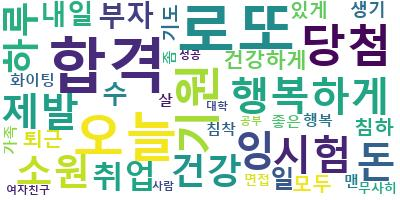

Generate this figure with Python:
import csv
import requests
from bs4 import BeautifulSoup
from wordcloud import WordCloud
from konlpy.tag import Twitter
from collections import Counter
import pandas as pd
import numpy as np
import matplotlib.pyplot as plt
from utils import createDirectory, createFilename, rel2absTime
from tqdm import tqdm

#소원의돌 스크래핑
def wishScraping(year, month):
    board_name = "소원의돌"
    dirname = "C:/Users/KimJihong/Desktop/김지홍/개발/침하하/DB/소원의돌/{}/{}".format(year, month)
    if month == 1 or 3 or 5 or 7 or 8 or 10 or 12:
        days = range(1, 32)
    elif month == 2:
        days = range(1,29)
    else:
        days = range(1,31)

    for day in tqdm(days, desc='{}월 소원의돌 수집중'.format(month)):
        #csv 파일 해더 입력
        filename = createFilename(board_name,year,month,day,"csv")
        createDirectory(dirname)
        f = open(filename, "w", encoding="utf-8-sig", newline="")
        writer = csv.writer(f)
        row_title = ['number', 'nickname', 'wish', 'point', 'continuity', 'total']
        writer.writerow(row_title)
        
        #url 주소 입력
        if day < 10:
            if month < 10:
                url = "https://chimhaha.net/check?date={}-0{}-0{}".format(year, month, day)
            else:
                url = "https://chimhaha.net/check?date={}-{}-0{}".format(year, month, day)
        else:
            if month < 10:
                url = "https://chimhaha.net/check?date={}-0{}-{}".format(year, month, day)
            else:
                url = "https://chimhaha.net/check?date={}-{}-{}".format(year, month, day)

        res = requests.get(url)
        res.raise_for_status()
        soup = BeautifulSoup(res.text, "lxml")
        items = soup.find_all("div", attrs={"class":"item"})
        #하루에 빌어진 소원들 입력
        for item in tqdm(items, desc='{}월 {}일 소원의돌 수집중'.format(month,day)):
            number = item.find("div", attrs={"class":"number"}).get_text()[:-1]
            nickname = item.find("div", attrs={"class":"nickName"}).get_text()
            wish = item.find("div", attrs={"class":"comment"}).get_text()
            point = item.find("div", attrs={"class":"point"}).get_text()[:-1]
            continuity = item.find("div", attrs={"class":"continue"}).get_text()[:-2]
            total = item.find("div", attrs={"class":"total"}).get_text()[1:-1]      
            data = [number, nickname, wish, point, continuity, total]
            writer.writerow(data)

#소원의돌 일자별 데이터 월별로 병합
def wishConcat(year, month):
    if month == 1 or 3 or 5 or 7 or 8 or 10 or 12:
        days = range(1, 32)
    elif month == 2:
        days = range(1,29)
    else:
        days = range(1,31)

    df_all = pd.DataFrame()

    for day in tqdm(days, desc='{}월 소원의돌 병합중'.format(month)):
        filename = createFilename("소원의돌",year,month,day,"csv")
        df_wish = pd.read_csv(filename)
        df_wish['date'] = "{}.{}.{}".format(year, month, day)
        df_all = pd.concat([df_all, df_wish])

    if month < 10:
        str_month = "0"+ str(month)
    else:
        str_month =str(month)
    df_all.to_csv("C:/Users/KimJihong/Desktop/김지홍/개발/침하하/DB/소원의돌/{}/{}/{}{}_소원의돌.csv".format(year, month, year, str_month), mode='w',index=False)

#열혈 접속자 기도를 해당월 마지막일 기준으로 스크래핑
def wishLoyal(year, month):
    if month < 10:
        str_month = "0"+ str(month)
    else:
        str_month =str(month)
    df_wish = pd.read_csv("C:/Users/KimJihong/Desktop/김지홍/개발/침하하/DB/소원의돌/{}/{}/{}{}_소원의돌.csv".format(year, month, year, str_month))
    nicknames = df_wish['nickname'].unique()
    # 연속 기도, 누적 기도 수 입력
    for nickname in tqdm(nicknames, desc='유저 정보 생성 중'):
        df_single_user = df_wish[df_wish['nickname'] == nickname].sort_values(by='date')
        dates = df_single_user['date'].unique()
        for date in dates:
            day = int(date.split('.')[2])
            if date == dates[0]:
                continuity = 1
                total = 1
            else:
                total += 1
            if "{}.{}.{}".format(year, month, day-1) in dates:
                continuity += 1
            else:
                continuity = 1
            df_wish.loc[(df_wish['nickname'] == nickname) & (df_wish['date'] == date), 'continuity'] = continuity
            df_wish.loc[(df_wish['nickname'] == nickname) & (df_wish['date'] == date), 'total'] = total
    # 유저 정보 생성
    df_user = pd.DataFrame()
    df_user['nickname'] = nicknames
    for nickname in tqdm(nicknames, '연속/누적 기도 계산 중'):
        df_user.loc[df_user['nickname'] == nickname, 'total'] = np.max(df_wish[df_wish['nickname'] == nickname]['total'])
        df_user.loc[df_user['nickname'] == nickname, 'continuity'] = np.max(df_wish[df_wish['nickname'] == nickname]['continuity'])
    dirname = 'C:/Users/KimJihong/Desktop/김지홍/개발/침하하/DA/소원의돌/{}/{}'.format(year, month)
    createDirectory(dirname)
    df_user.to_csv("C:/Users/KimJihong/Desktop/김지홍/개발/침하하/DA/소원의돌/{}/{}/{}{}_소원의돌_user.csv".format(year,month,year,month), mode='w', index=False)

    #열혈 유저 정보 생성
    if month == 1 or 3 or 5 or 7 or 8 or 10 or 12:
        full_month = 31
    elif month == 2:
        full_month = 28
    else:
        full_month = 30
    df_loyal_users = df_user[df_user['total'] == full_month]
    nicknames = df_loyal_users['nickname']
    for nickname in nicknames:
        df_loyal_users.loc[df_loyal_users['nickname'] == nickname, 'order'] = np.mean(df_wish[df_wish['nickname'] == nickname]['number'])
    if month == 1 or 3 or 5 or 7 or 8 or 10 or 12:
        url = "https://chimhaha.net/check?date={}-{}-31".format(year, str_month)
    elif month == 2:
        url = "https://chimhaha.net/check?date={}-{}-28".format(year, str_month)
    else:
        rl = "https://chimhaha.net/check?date={}-{}-30".format(year, str_month)
    res = requests.get(url)

    res.raise_for_status()
    soup = BeautifulSoup(res.text, "lxml")
    items = soup.find_all("div", attrs={"class":"item"})
    for item in tqdm(items, '열혈 유저 정보 수집 중'):
        number = item.find("div", attrs={"class":"number"}).get_text()[:-1]
        nickname = item.find("div", attrs={"class":"nickName"}).get_text().strip()
        wish = item.find("div", attrs={"class":"comment"}).get_text()
        point = item.find("div", attrs={"class":"point"}).get_text()[:-1]
        continuity = item.find("div", attrs={"class":"continue"}).get_text()[:-2]
        total = item.find("div", attrs={"class":"total"}).get_text()[1:-1]      
        
        if(df_loyal_users['nickname'].isin([nickname]).any()):
            df_loyal_users.loc[df_loyal_users['nickname'] == nickname, 'wish'] = wish

    df_loyal_users.to_csv("C:/Users/KimJihong/Desktop/김지홍/개발/침하하/DA/소원의돌/{}/{}/{}{}_소원의돌_loyaluser.csv".format(year,month,year,month), mode='w', index=False)

#해당월 소원의 돌 워드클라우드 일자별, 월별로 생성
def wishCloud(year, month):
    if month == 1 or 3 or 5 or 7 or 8 or 10 or 12:
        days = range(1, 32)
    elif month == 2:
        days = range(1,29)
    else:
        days = range(1,31)
    text_month=''

    for day in tqdm(days, desc='{}월 소원의돌 wordcloud 생성중'.format(month)):
        filename = createFilename("소원의돌",year,month,day,"csv")
        wishes = pd.read_csv(filename)['wish']
        text =""
        for wish in wishes:
            text = text + str(wish)
        
        text_month = text_month + text

        twitter = Twitter()

        # twitter함수를 통해 읽어들인 내용의 형태소를 분석한다.
        sentences_tag = []
        sentences_tag = twitter.pos(text) 

        noun_adj_list = []


        # tag가 명사이거나 형용사인 단어들만 noun_adj_list에 넣어준다.
        for word, tag in sentences_tag:
            if tag in ['Noun' , 'Adjective']: 
                noun_adj_list.append(word)


        # 가장 많이 나온 단어부터 40개를 저장한다.
        counts = Counter(noun_adj_list)
        tags = counts.most_common(40) 


        # WordCloud를 생성한다.
        # 한글을 분석하기위해 font를 한글로 지정해주어야 된다. macOS는 .otf , window는 .ttf 파일의 위치를
        # 지정해준다. (ex. '/Font/GodoM.otf')
        wc = WordCloud(font_path='C:/Windows/Fonts/맑은 고딕/malgunbd.ttf',background_color="white", max_font_size=60)
        cloud = wc.generate_from_frequencies(dict(tags))


        # 생성된 WordCloud를 test.jpg로 보낸다.
        cloud.to_file(filename[:-4]+"_cloud.jpg")
        print("{}day finish!".format(day))




    # 월단위 cloud 작성
    twitter = Twitter()

    # twitter함수를 통해 읽어들인 내용의 형태소를 분석한다.
    sentences_tag = []
    sentences_tag = twitter.pos(text_month) 

    noun_adj_list = []


    # tag가 명사이거나 형용사인 단어들만 noun_adj_list에 넣어준다.
    for word, tag in sentences_tag:
        if tag in ['Noun' , 'Adjective']: 
            noun_adj_list.append(word)


    # 가장 많이 나온 단어부터 40개를 저장한다.
    counts = Counter(noun_adj_list)
    tags = counts.most_common(40) 
    wc = WordCloud(font_path='C:/Windows/Fonts/맑은 고딕/malgunbd.ttf',background_color="white", max_font_size=60)
    cloud = wc.generate_from_frequencies(dict(tags))
    cloud.to_file("C:/Users/KimJihong/Desktop/김지홍/개발/침하하/DB/소원의돌/{}/{}/{}{}_소원의돌_cloud.jpg".format(year, month, year, month))
    print("finish!".format(day))
